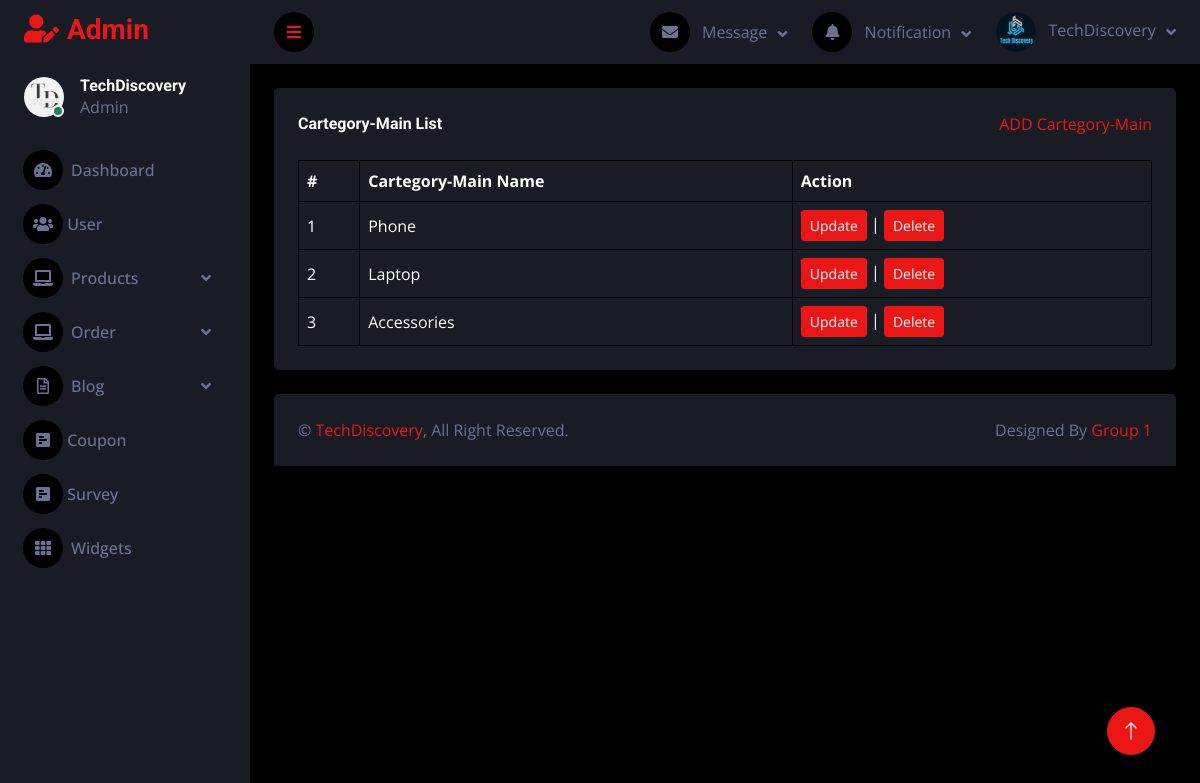
/admin/cartegory_mainlist.php, run on the app's committed database.
### tables this page shows
CREATE TABLE `tbl_cartegory_main` (
  `cartegory_main_id` int(11) NOT NULL,
  `cartegory_main_name` varchar(255) NOT NULL
);

### admin/database.php (called while the page is built, shortened)
<?php
class Database
{
    public $host = DB_HOST;
    public $user = DB_USER;
    public $pass = DB_PASS;
    public $dbname = DB_NAME;
    public $link;
    private function connectDB()
    {
        try {
            $this->link = new mysqli($this->host, $this->user, $this->pass, $this->dbname);
        } catch (Exception $e) {
            echo "Error: " . $e->getMessage();
        }
    }
    public function select($query)
    {
        try {
            $result = $this->link->query($query);
            if ($result->num_rows > 0) {
                return $result;
            } else {
                return false;
            }
        } catch (Exception $e) {
            echo "Error: " . $e->getMessage();
        }
    }
}
?>

### admin/class/cartegory_main_class.php (called while the page is built, shortened)
<?php
    include 'database.php';
?>
<?php
    class cartegory_main {
        private $db;
        public function __construct()
        {
            $this -> db = new Database();
        }
        public function show_cartegory_main() {
            $query = "SELECT * FROM tbl_cartegory_main ORDER BY cartegory_main_id DESC";
            $result = $this->db->select($query);
            return $result;
        }
    }
?>

### admin/cartegory_mainlist.php (the view, shortened to what this page needs)
<?php
include "header.php";
include "sidebar.php";
include "navbar.php";
include "class/cartegory_main_class.php";
?>
<div class="container-fluid pt-4 px-4">
    <div class="bg-secondary text-center rounded p-4">
        <div class="d-flex align-items-center justify-content-between mb-4">
            <h6 class="mb-0">Cartegory-Main List</h6>
            <a href="cartegory_main_add.php">ADD Cartegory-Main</a>
        </div>
        <div class="table-responsive">
            <table class="table text-start align-middle table-bordered table-hover mb-0">
                <thead>
                    <tr class="text-white">
                        <th scope="col">#</th>
                        <th scope="col">Cartegory-Main Name</th>
                        <th scope="col">Action</th>
                    </tr>
                </thead>
                <tbody>
                    <?php
                    $cartegory_main = new cartegory_main;
                    $show_cartegory_main = $cartegory_main->show_cartegory_main();
                    if ($show_cartegory_main) {
                        $i = 0;
                        while ($result = $show_cartegory_main->fetch_assoc()) {
                            $i++;
                    ?>
                            <tr>
                                <td><?php echo $i ?></td>
                                <td><?php echo $result['cartegory_main_name'] ?></td>
                                <td>
                                    <a class="btn btn-sm btn-primary" href="cartegory_mainedit.php?cartegory_main_id=<?php echo $result['cartegory_main_id'] ?>">Update</a> |
                                    <a class="btn btn-sm btn-primary" href="#" onclick="confirmDelete(<?php echo $result['cartegory_main_id']; ?>)">Delete</a>
                                </td>
                            </tr>
                    <?php
                        }
                    }
                    ?>
                </tbody>
            </table>
        </div>
    </div>
</div>
<?php
include "footer.php";
?>

### admin/css/style.css (style rules this page uses)
:root { --primary: #EB1616; --secondary: #191C24; --light: #6C7293; --dark: #000000; }
.btn { transition: .5s; }

### data on the page
tbl_cartegory_main: cartegory_main_name "Phone"
tbl_cartegory_main: cartegory_main_name "Laptop"
tbl_cartegory_main: cartegory_main_name "Accessories"
